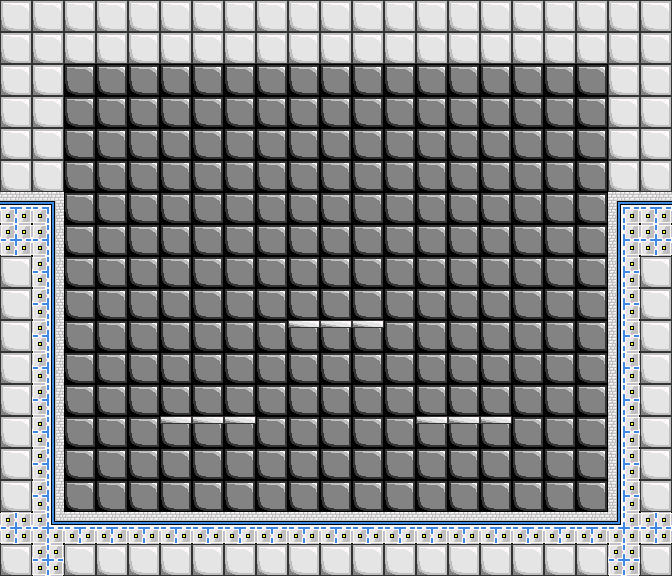

A level layout from a 2D game, rendered from its tile map. Below: a short description, then the map file with its tile-grid data intact:
An orthogonal 21x18 tile map with 32x32 px tiles, 3 tile layers (Backdrop, Main Stage, Platform) and 18 objects (15x Solid, BgObj, Platform, SpawnPoint).

<map version="1.2" tiledversion="1.3.3" orientation="orthogonal" renderorder="right-down" width="21" height="18" tilewidth="32" tileheight="32" infinite="0" nextlayerid="6" nextobjectid="1">
 <tileset firstgid="1" name="Basic Map Tileset" tilewidth="32" tileheight="32" tilecount="20" columns="4">
  <image source="Basic Map Tileset.png" width="128" height="160" />
  <tile id="0" type="Inner Ground">
   <objectgroup draworder="index" id="2">
    <object id="1" name="InnerGround" type="Solid" x="0" y="0" width="32" height="32" />
   </objectgroup>
  </tile>
  <tile id="1" type="Ground1">
   <objectgroup draworder="index" id="2">
    <object id="1" name="Ground Tile" type="Solid" x="0" y="0" width="32" height="32" />
   </objectgroup>
  </tile>
  <tile id="2" type="GroundRightEdge">
   <objectgroup draworder="index" id="2">
    <object id="1" name="GroundRightEdge" type="Solid" x="0" y="0" width="32" height="32" />
   </objectgroup>
  </tile>
  <tile id="3" type="LeftWall1">
   <objectgroup draworder="index" id="2">
    <object id="1" name="LeftWall1" type="Solid" x="0" y="0" width="32" height="32" />
   </objectgroup>
  </tile>
  <tile id="4" type="LeftWall2">
   <objectgroup draworder="index" id="2">
    <object id="1" name="LeftWall2" type="Solid" x="0" y="0" width="32" height="32" />
   </objectgroup>
  </tile>
  <tile id="5" type="LeftWall3">
   <objectgroup draworder="index" id="2">
    <object id="1" name="LeftWall3" type="Solid" x="0" y="0" width="32" height="32" />
   </objectgroup>
  </tile>
  <tile id="6" type="LeftWall4">
   <objectgroup draworder="index" id="2">
    <object id="1" name="LeftWall4" type="Solid" x="0" y="0" width="32" height="32" />
   </objectgroup>
  </tile>
  <tile id="7" type="LeftCorner">
   <objectgroup draworder="index" id="2">
    <object id="1" name="LeftCorner" type="Solid" x="0" y="0" width="32" height="32" />
   </objectgroup>
  </tile>
  <tile id="8" type="GroundLeftEdge">
   <objectgroup draworder="index" id="2">
    <object id="1" name="GroundLeftEdge" type="Solid" x="0" y="0" width="32" height="32" />
   </objectgroup>
  </tile>
  <tile id="9" type="RightWall1">
   <objectgroup draworder="index" id="2">
    <object id="1" name="RightWall1" type="Solid" x="0" y="0" width="32" height="32" />
   </objectgroup>
  </tile>
  <tile id="10" type="RightWall2">
   <objectgroup draworder="index" id="2">
    <object id="1" name="RightWall2" type="Solid" x="0" y="0" width="32" height="32" />
   </objectgroup>
  </tile>
  <tile id="11" type="RightWall3">
   <objectgroup draworder="index" id="2">
    <object id="1" name="RightWall3" type="Solid" x="0" y="0" width="32" height="32" />
   </objectgroup>
  </tile>
  <tile id="12" type="RightWall4">
   <objectgroup draworder="index" id="2">
    <object id="1" name="RightWall4" type="Solid" x="0" y="0" width="32" height="32" />
   </objectgroup>
  </tile>
  <tile id="13" type="RightCorner">
   <objectgroup draworder="index" id="2">
    <object id="1" name="RightCorner" type="Solid" x="0" y="0" width="32" height="32" />
   </objectgroup>
  </tile>
  <tile id="14" type="Box">
   <objectgroup draworder="index" id="2">
    <object id="1" name="Box" type="Solid" x="0" y="0" width="32" height="32" />
   </objectgroup>
  </tile>
  <tile id="15" type="BoxBg">
   <objectgroup draworder="index" id="2">
    <object id="1" name="BoxBg" type="BgObj" x="0" y="0" width="32" height="32" />
   </objectgroup>
  </tile>
  <tile id="16" type="Platform">
   <objectgroup draworder="index" id="2">
    <object id="2" name="Platform" type="Platform" x="0" y="0" width="32" height="8" />
   </objectgroup>
  </tile>
  <tile id="17" type="SpawnPoint">
   <objectgroup draworder="index" id="2">
    <object id="1" name="SpawnPoint" type="SpawnPoint" x="16" y="32">
     <point />
    </object>
   </objectgroup>
  </tile>
 </tileset>
 <layer id="2" name="Backdrop" width="21" height="18">
  <data encoding="csv">
16,16,16,16,16,16,16,16,16,16,16,16,16,16,16,16,16,16,16,16,16,
16,16,16,16,16,16,16,16,16,16,16,16,16,16,16,16,16,16,16,16,16,
16,16,16,16,16,16,16,16,16,16,16,16,16,16,16,16,16,16,16,16,16,
16,16,16,16,16,16,16,16,16,16,16,16,16,16,16,16,16,16,16,16,16,
16,16,16,16,16,16,16,16,16,16,16,16,16,16,16,16,16,16,16,16,16,
16,16,16,16,16,16,16,16,16,16,16,16,16,16,16,16,16,16,16,16,16,
16,16,16,16,16,16,16,16,16,16,16,16,16,16,16,16,16,16,16,16,16,
16,16,16,16,16,16,16,16,16,16,16,16,16,16,16,16,16,16,16,16,16,
16,16,16,16,16,16,16,16,16,16,16,16,16,16,16,16,16,16,16,16,16,
16,16,16,16,16,16,16,16,16,16,16,16,16,16,16,16,16,16,16,16,16,
16,16,16,16,16,16,16,16,16,16,16,16,16,16,16,16,16,16,16,16,16,
16,16,16,16,16,16,16,16,16,16,16,16,16,16,16,16,16,16,16,16,16,
16,16,16,16,16,16,16,16,16,16,16,16,16,16,16,16,16,16,16,16,16,
16,16,16,16,16,16,16,16,16,16,16,16,16,16,16,16,16,16,16,16,16,
16,16,16,16,16,16,16,16,16,16,16,16,16,16,16,16,16,16,16,16,16,
16,16,16,16,16,16,16,16,16,16,16,16,16,16,16,16,16,16,16,16,16,
16,16,16,16,16,16,16,16,16,16,16,16,16,16,16,16,16,16,16,16,16,
16,16,16,16,16,16,16,16,16,16,16,16,16,16,16,16,16,16,16,16,16
</data>
 </layer>
 <layer id="1" name="Main Stage" width="21" height="18">
  <data encoding="csv">
15,15,15,15,15,15,15,15,15,15,15,15,15,15,15,15,15,15,15,15,15,
15,15,15,15,15,15,15,15,15,15,15,15,15,15,15,15,15,15,15,15,15,
15,15,0,0,0,0,0,0,0,0,0,0,0,0,0,0,0,0,0,15,15,
15,15,0,0,0,0,0,0,0,0,0,0,0,0,0,0,0,0,0,15,15,
15,15,0,0,0,0,0,0,0,0,0,0,0,0,0,0,0,0,0,15,15,
15,15,0,0,0,0,0,0,0,0,0,0,0,0,0,0,0,0,0,15,15,
2,3,0,0,0,0,0,0,0,0,0,0,0,0,0,0,0,0,0,9,2,
1,6,0,0,0,0,0,0,0,0,0,0,0,0,0,0,0,0,0,12,1,
15,6,0,0,0,0,0,0,0,0,0,0,0,0,0,0,0,0,0,12,15,
15,6,0,0,0,0,0,0,0,0,0,0,0,0,0,0,0,0,0,12,15,
15,7,0,0,0,0,0,0,0,0,0,0,0,0,0,0,0,0,0,13,15,
15,4,0,0,0,0,0,0,0,0,0,0,0,0,0,0,0,0,0,10,15,
15,5,0,0,0,0,0,0,0,0,0,0,0,0,0,0,0,0,0,11,15,
15,7,0,0,0,0,0,0,0,0,0,0,0,0,0,0,0,0,0,13,15,
15,4,0,0,0,0,0,0,0,0,0,0,0,0,0,0,0,0,0,10,15,
15,5,0,18,0,0,18,0,0,0,0,0,0,0,18,0,0,18,0,11,15,
1,8,2,2,2,2,2,2,2,2,2,2,2,2,2,2,2,2,2,14,1,
15,1,15,15,15,15,15,15,15,15,15,15,15,15,15,15,15,15,15,1,15
</data>
 </layer>
 <layer id="3" name="Platform" width="21" height="18">
  <data encoding="csv">
0,0,0,0,0,0,0,0,0,0,0,0,0,0,0,0,0,0,0,0,0,
0,0,0,0,0,0,0,0,0,0,0,0,0,0,0,0,0,0,0,0,0,
0,0,0,0,0,0,0,0,0,0,0,0,0,0,0,0,0,0,0,0,0,
0,0,0,0,0,0,0,0,0,0,0,0,0,0,0,0,0,0,0,0,0,
0,0,0,0,0,0,0,0,0,0,0,0,0,0,0,0,0,0,0,0,0,
0,0,0,0,0,0,0,0,0,0,0,0,0,0,0,0,0,0,0,0,0,
0,0,0,0,0,0,0,0,0,0,0,0,0,0,0,0,0,0,0,0,0,
0,0,0,0,0,0,0,0,0,0,0,0,0,0,0,0,0,0,0,0,0,
0,0,0,0,0,0,0,0,0,0,0,0,0,0,0,0,0,0,0,0,0,
0,0,0,0,0,0,0,0,0,0,0,0,0,0,0,0,0,0,0,0,0,
0,0,0,0,0,0,0,0,0,17,17,17,0,0,0,0,0,0,0,0,0,
0,0,0,0,0,0,0,0,0,0,0,0,0,0,0,0,0,0,0,0,0,
0,0,0,0,0,0,0,0,0,0,0,0,0,0,0,0,0,0,0,0,0,
0,0,0,0,0,17,17,17,0,0,0,0,0,17,17,17,0,0,0,0,0,
0,0,0,0,0,0,0,0,0,0,0,0,0,0,0,0,0,0,0,0,0,
0,0,0,0,0,0,0,0,0,0,0,0,0,0,0,0,0,0,0,0,0,
0,0,0,0,0,0,0,0,0,0,0,0,0,0,0,0,0,0,0,0,0,
0,0,0,0,0,0,0,0,0,0,0,0,0,0,0,0,0,0,0,0,0
</data>
 </layer>
</map>